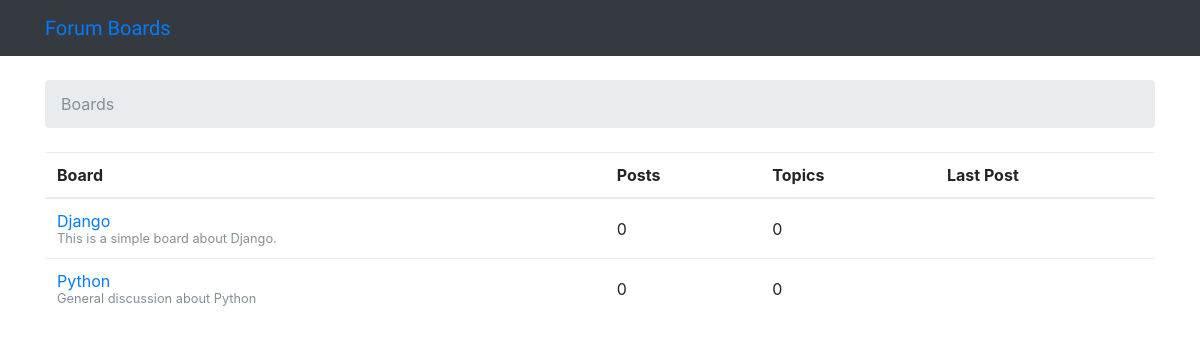
The app's page /, older data.
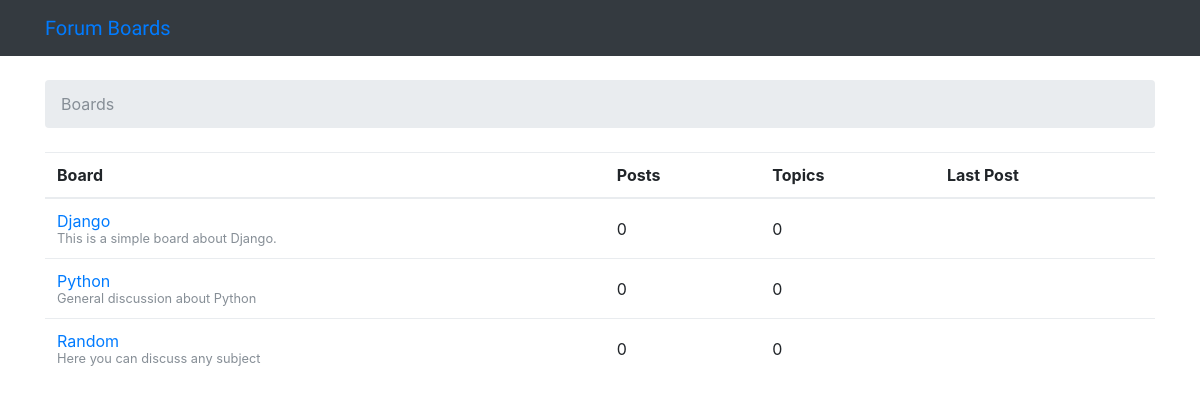
The same page, newer data.
### boards/models.py (models this page shows, shortened)
class Board(models.Model):
    name = models.CharField(max_length=30, unique=True)
    description = models.CharField(max_length=100)

### boards/views.py (the view)
# urls.py: url(r'^$', views.home, name='home'),
def home(request):
    boards = Board.objects.all()
    context = {'boards': boards}
    return render(request, 'home.html', context)

### templates/home.html
{% extends 'base.html' %}
{% block breadcrumb %}
  <li class="breadcrumb-item active">Boards</li>
{% endblock %}
{% block content %}
<table class="table">
  <thead class="thead">
    <tr>
      <th>Board</th>
      <th>Posts</th>
      <th>Topics</th>
      <th>Last Post</th>
    </tr>
  </thead>
  <tbody>
    {% for board in boards %}
      <tr>
        <td>
          <a href="{% url 'board_topics' board.pk %}">{{board.name}}</a>
          <small class="text-muted d-block">{{ board.description }}</small>
        </td>
        <td class="align-middle">0</td>
        <td class="align-middle">0</td>
        <td></td>
      </tr>
    {% endfor %}
  </tbody>
</table>
{% endblock %}

Row changes from the older to the newer data that the page shows:
added Board: name "Random", description "Here you can discuss any subject"
